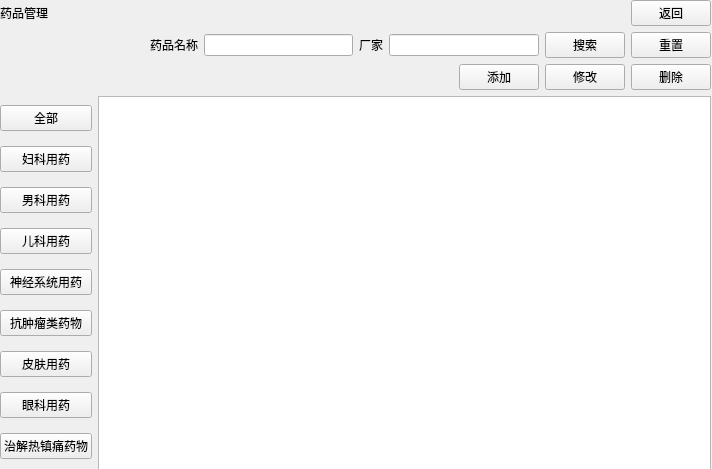
<?xml version="1.0" encoding="UTF-8"?>
<ui version="4.0">
 <class>medInfo</class>
 <widget class="QWidget" name="medInfo">
  <property name="geometry">
   <rect>
    <x>0</x>
    <y>0</y>
    <width>712</width>
    <height>469</height>
   </rect>
  </property>
  <property name="windowTitle">
   <string>Form</string>
  </property>
  <widget class="QWidget" name="verticalLayoutWidget">
   <property name="geometry">
    <rect>
     <x>0</x>
     <y>0</y>
     <width>711</width>
     <height>471</height>
    </rect>
   </property>
   <layout class="QVBoxLayout" name="verticalLayout">
    <item>
     <layout class="QHBoxLayout" name="horizontalLayout_4">
      <item>
       <widget class="QLabel" name="label">
        <property name="text">
         <string>药品管理</string>
        </property>
       </widget>
      </item>
      <item>
       <spacer name="horizontalSpacer_2">
        <property name="orientation">
         <enum>Qt::Horizontal</enum>
        </property>
        <property name="sizeHint" stdset="0">
         <size>
          <width>40</width>
          <height>20</height>
         </size>
        </property>
       </spacer>
      </item>
      <item>
       <widget class="QPushButton" name="pushButton">
        <property name="text">
         <string>返回</string>
        </property>
       </widget>
      </item>
     </layout>
    </item>
    <item>
     <layout class="QHBoxLayout" name="horizontalLayout">
      <item>
       <spacer name="horizontalSpacer">
        <property name="orientation">
         <enum>Qt::Horizontal</enum>
        </property>
        <property name="sizeHint" stdset="0">
         <size>
          <width>40</width>
          <height>20</height>
         </size>
        </property>
       </spacer>
      </item>
      <item>
       <widget class="QLabel" name="label_2">
        <property name="text">
         <string>药品名称</string>
        </property>
       </widget>
      </item>
      <item>
       <widget class="QLineEdit" name="med_name_input"/>
      </item>
      <item>
       <widget class="QLabel" name="label_3">
        <property name="text">
         <string>厂家</string>
        </property>
       </widget>
      </item>
      <item>
       <widget class="QLineEdit" name="supplier_name_input"/>
      </item>
      <item>
       <widget class="QPushButton" name="btn_search">
        <property name="text">
         <string>搜索</string>
        </property>
       </widget>
      </item>
      <item>
       <widget class="QPushButton" name="btn_reset">
        <property name="text">
         <string>重置</string>
        </property>
       </widget>
      </item>
     </layout>
    </item>
    <item>
     <layout class="QHBoxLayout" name="horizontalLayout_5">
      <item>
       <spacer name="horizontalSpacer_3">
        <property name="orientation">
         <enum>Qt::Horizontal</enum>
        </property>
        <property name="sizeHint" stdset="0">
         <size>
          <width>40</width>
          <height>20</height>
         </size>
        </property>
       </spacer>
      </item>
      <item>
       <widget class="QPushButton" name="btn_add">
        <property name="text">
         <string>添加</string>
        </property>
       </widget>
      </item>
      <item>
       <widget class="QPushButton" name="btn_modify">
        <property name="text">
         <string>修改</string>
        </property>
       </widget>
      </item>
      <item>
       <widget class="QPushButton" name="btn_del">
        <property name="text">
         <string>删除</string>
        </property>
       </widget>
      </item>
     </layout>
    </item>
    <item>
     <layout class="QHBoxLayout" name="horizontalLayout_3">
      <item>
       <layout class="QVBoxLayout" name="verticalLayout_3">
        <property name="sizeConstraint">
         <enum>QLayout::SetDefaultConstraint</enum>
        </property>
        <item>
         <widget class="QPushButton" name="btn_all">
          <property name="text">
           <string>全部</string>
          </property>
         </widget>
        </item>
        <item>
         <widget class="QPushButton" name="type_woman">
          <property name="text">
           <string>妇科用药</string>
          </property>
         </widget>
        </item>
        <item>
         <widget class="QPushButton" name="type_man">
          <property name="text">
           <string>男科用药</string>
          </property>
         </widget>
        </item>
        <item>
         <widget class="QPushButton" name="type_kid">
          <property name="text">
           <string>儿科用药</string>
          </property>
         </widget>
        </item>
        <item>
         <widget class="QPushButton" name="type_nerve">
          <property name="text">
           <string>神经系统用药</string>
          </property>
         </widget>
        </item>
        <item>
         <widget class="QPushButton" name="type_tumour">
          <property name="text">
           <string>抗肿瘤类药物</string>
          </property>
         </widget>
        </item>
        <item>
         <widget class="QPushButton" name="type_skin">
          <property name="text">
           <string>皮肤用药</string>
          </property>
         </widget>
        </item>
        <item>
         <widget class="QPushButton" name="type_eye">
          <property name="text">
           <string>眼科用药</string>
          </property>
         </widget>
        </item>
        <item>
         <widget class="QPushButton" name="type_hot">
          <property name="text">
           <string>治解热镇痛药物</string>
          </property>
         </widget>
        </item>
       </layout>
      </item>
      <item>
       <widget class="QTableView" name="tableView"/>
      </item>
     </layout>
    </item>
   </layout>
  </widget>
 </widget>
 <resources/>
 <connections/>
</ui>
